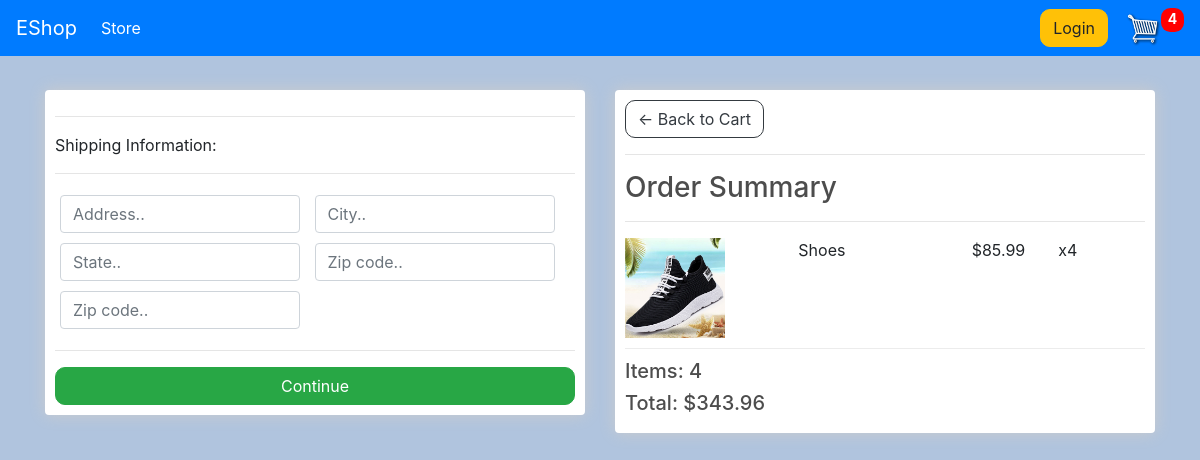
Screenshot of /checkout/ (signed in) with the database file from the repository.
### store/models.py (models this page shows, shortened)
class OrderItem(models.Model):
    product = models.ForeignKey(Product, on_delete=models.SET_NULL, blank=True, null=True)
    order = models.ForeignKey(Order, on_delete=models.SET_NULL, blank=True, null=True)
    quantity = models.IntegerField(default=0, null=True, blank=True)
    date_added = models.DateTimeField(auto_now_add=True)
    @property
    def get_total(self):
        total = self.quantity * self.product.price
        return total

class Product(models.Model):
    name = models.CharField(max_length=200, null=True)
    price = models.DecimalField(max_digits=7, decimal_places=2)
    digital = models.BooleanField(default=False, null=True, blank=False)
    featured = models.ImageField(null=True, blank=True)
    @property
    def imageURL(self):
        try:
            url = self.featured.url
        except:
            url = ''
        return url

class Order(models.Model):
    customer = models.ForeignKey(Customer, on_delete=models.SET_NULL, blank=True, null=True)
    data_ordered = models.DateTimeField(auto_now_add=True)
    complete = models.BooleanField(default=False, null=True, blank=False)
    transaction_id = models.CharField(max_length=200, null=True)
    @property
    def get_cart_total(self):
        orderitems = self.orderitem_set.all()
        total = sum([item.get_total for item in orderitems])
        return total
    @property
    def get_cart_items(self):
        orderitems = self.orderitem_set.all()
        total = sum([item.quantity for item in orderitems])
        return total
    @property
    def shipping(self):
        shipping = False
        orderitems = self.orderitem_set.all()
        for i in orderitems:
            if i.product.digital == False:
                shipping = True
        return shipping

### store/views.py (the view)
# urls.py: path('checkout/', views.checkout, name="checkout"),
def checkout(request):
    data = cartData(request)
    cartItems = data['cartItems']
    order = data['order']
    items = data['items']
    context = {'items': items, 'order': order, 'cartItems': cartItems}
    return render(request, 'store/checkout.html', context)

### store/utils.py (called while the page is built)
def cartData(request):
    if request.user.is_authenticated:
        customer = request.user.customer
        order, created = Order.objects.get_or_create(customer=customer, complete=False)
        items = order.orderitem_set.all()
        cartItems = order.get_cart_items
    else:
        cookieData = cookieCart(request)
        cartItems = cookieData['cartItems']
        order = cookieData['order']
        items = cookieData['items']
    return {'cartItems': cartItems, 'order': order, 'items': items}

### store/templates/store/checkout.html (shortened to what this page needs)
{% extends 'store/main.html' %}
{% load static %}
{% block content %}
    <div class="row">
        <div class="col-lg-6">
            <div class="box-element" id="form-wrapper">
                <form id="form">
                    <div id="shipping-info">
                        <hr>
                        <p>Shipping Information:</p>
                        <hr>
                        <div class="form-field">
                            <input class="form-control" type="text" name="address" placeholder="Address..">
                        </div>
                        <div class="form-field">
                            <input class="form-control" type="text" name="city" placeholder="City..">
                        </div>
                        <div class="form-field">
                            <input class="form-control" type="text" name="state" placeholder="State..">
                        </div>
                        <div class="form-field">
                            <input class="form-control" type="text" name="zipcode" placeholder="Zip code..">
                        </div>
                        <div class="form-field">
                            <input class="form-control" type="text" name="country" placeholder="Zip code..">
                        </div>
                    </div>
                    <hr>
                    <input id="form-button" class="btn btn-success btn-block" type="submit" value="Continue">
                </form>
            </div>
            <br>
        </div>
        <div class="col-lg-6">
            <div class="box-element">
                <a class="btn btn-outline-dark" href="{% url 'cart' %}">&#x2190; Back to Cart</a>
                <hr>
                <h3>Order Summary</h3>
                <hr>
                {% for item in items %}
                    <div class="cart-row">
                        <div style="flex:2"><img class="row-image" src="{{ item.product.imageURL }}"></div>
                        <div style="flex:2"><p>{{ item.product.name }}</p></div>
                        <div style="flex:1"><p>${{ item.product.price|floatformat:2 }}</p></div>
                        <div style="flex:1"><p>x{{ item.quantity }}</p></div>
                    </div>
                {% endfor %}
                <h5>Items: {{ order.get_cart_items }}</h5>
                <h5>Total: ${{ order.get_cart_total|floatformat:2 }}</h5>
            </div>
        </div>
    </div>
{% endblock content %}

### static/css/main.css (style rules this page uses)
body { background-color: hsl(0, 0%, 98%); }
h1, h2, h3, h4, h5, h6 { color: hsl(0, 0%, 30%); }
.box-element { box-shadow: hsl(0, 0%, 80%) 0 0 16px; background-color: #fff; border-radius: 4px; padding: 10px; }
.col-lg-4, .col-lg-6, .col-lg-8, .col-lg-12 { margin-top: 10px; }
.btn { border-radius: 10px; }
.row-image { width: 100px; }
.form-field { width: 250px; display: inline-block; padding: 5px; }
.cart-row { display: flex; align-items: flex-stretch; padding-bottom: 10px; margin-bottom: 10px; border-bottom: 1px solid #ececec; }
.cart-row > div { display: flex-cell; vertical-align: middle; }
body { background-color: lightsteelblue; }

### rows the page displays
OrderItem: product.imageURL (picture), product.name "Shoes", product.price "85.99", quantity "4"
Order: get_cart_items "4", get_cart_total "343.96"

### other values shown
{{ cartItems }} "4"
